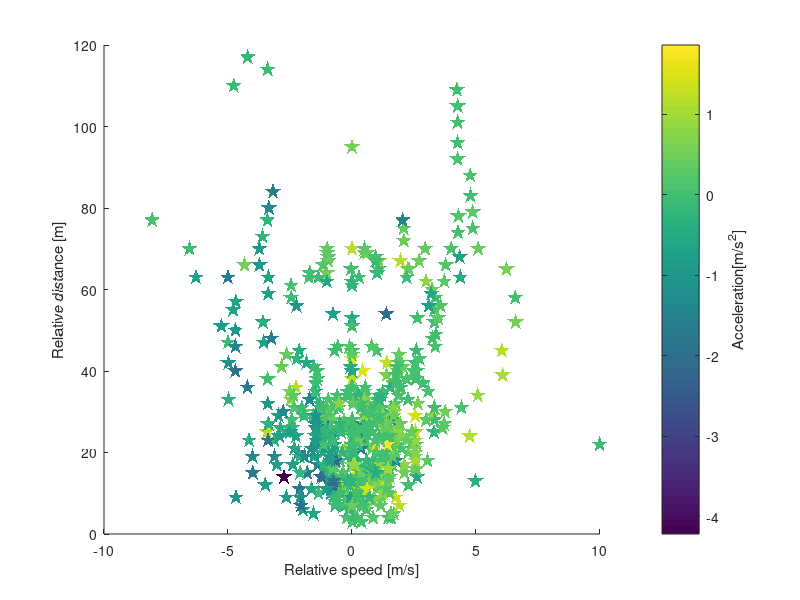
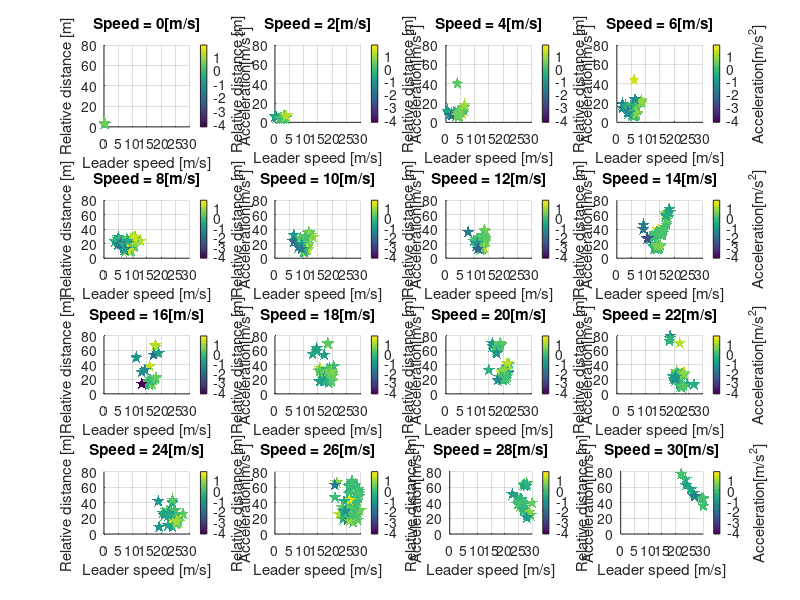

Source code (MATLAB) for these figures, in order: (Note: this script raises an error after producing the figures.)
%% write a script that shows a heat map of the FS and human driving data and IDM...

clear all
clc

%% load human driving data

load("2020-07-08-15-15-54_2T3MWRFVXLW056972_CAN_Messages.mat")
valid_accel = accelx;
valid_relative_dist = lead_distance;
valid_relative_spd = relative_vel;
valid_relative_spd(lead_distance>120) = nan;
valid_speed = speed/3.6;

lead_distance(lead_distance>120) = nan;

%% overlay data with different deceleraito range
time_aligned = Time-Time(1);
time_enter = 430;
time_exit = 1301;

[~,highway_s_I] = min(abs(time_aligned-time_enter));
[~,highway_e_I] = min(abs(time_aligned-time_exit));

accelx_highway = accelx(highway_s_I:highway_e_I);
highway_rel_speed = relative_vel(highway_s_I:highway_e_I);
highway_lead_dist = lead_distance(highway_s_I:highway_e_I);
speed_highway = valid_speed(highway_s_I:highway_e_I);

%%
figure()
scatter(highway_rel_speed,highway_lead_dist,160,accelx_highway,...
        'p','filled','MarkerFaceAlpha',1.0,'MarkerEdgeAlpha',1.0);

xlabel('Relative speed [m/s]')
ylabel('Relative distance [m]')
cm = get(gca,'Colormap');
color_bar_handle = colorbar
ylabel(color_bar_handle, 'Acceleration[m/s^2]')

top = max(accelx_highway);
bottom = min(accelx_highway);

%% plot human driving data at different speed 
v_AV_grid = 0:2:30;

temp_c = accelx_highway;
c = exp(temp_c)./(1+exp(temp_c))-0.5;   %enhance constrast
c = temp_c;

fig_handle1 = figure();
% colormap(fig_handle1,cm)
% colormap(fig_handle1,brewermap([],'RdYlGn'))  %RdYlGn
hold on
for AV_speed_index = 1:1:length(v_AV_grid)
    %extract field test data around this speed
    speed_lower_bound = v_AV_grid(AV_speed_index)-1;
    speed_upper_bound = v_AV_grid(AV_speed_index)+1;
    accel_pt_temp = accelx_highway(speed_lower_bound<=speed_highway&speed_highway<speed_upper_bound);
    color_pt_temp = c(speed_lower_bound<=speed_highway&speed_highway<speed_upper_bound);
    relative_dist_pt_temp = highway_lead_dist(speed_lower_bound<=speed_highway&speed_highway<speed_upper_bound);
    relative_spd_pt_temp = highway_rel_speed(speed_lower_bound<=speed_highway&speed_highway<speed_upper_bound);
    speed_pt_temp = speed_highway(speed_lower_bound<=speed_highway&speed_highway<speed_upper_bound);
    
    temp_v_AV = v_AV_grid(AV_speed_index);
    subplot(4,4,AV_speed_index)
    
    title(['Speed = ',num2str(temp_v_AV),'[m/s]'])
    hold on
    scatter(relative_spd_pt_temp +temp_v_AV,relative_dist_pt_temp,100,accel_pt_temp,...
        'p','filled','MarkerFaceAlpha',1.0,'MarkerEdgeAlpha',1.0);

    xlabel('Leader speed [m/s]')
    ylabel('Relative distance [m]')
    set(gca,'FontSize',10)
    grid on
    xlim([0 30])
    ylim([0 80])
    
    caxis manual
    caxis([bottom top]);
    color_bar_handle = colorbar
    ylabel(color_bar_handle, 'Acceleration[m/s^2]')
end
set(gcf, 'Color', 'w');


%% heatmap of the modified FollowerStopper

uMin = -3;
uMax = 1.5;
r = 30;

v_lead_grid = 0:1:30;
rel_dist_grid = 0:1:80;

v_AV_grid = 0:2:30;

[XX,YY] = meshgrid(v_lead_grid,rel_dist_grid);

fig_handle2 = figure();

for AV_speed_index = 1:1:length(v_AV_grid)

    temp_v_AV = v_AV_grid(AV_speed_index);
    v_AV = temp_v_AV*ones(size(XX,1),size(XX,2));
    
    d_rel = YY;
    v_rel = XX-v_AV;
    
    accel_value = dyn_modified_follower_stopper(d_rel,v_rel,v_AV,uMin,uMax,r);
    subplot(4,4,AV_speed_index)
    
    title(['Speed = ',num2str(temp_v_AV),'[m/s]'])
    hold on
    contourf(XX,YY,accel_value)
    xlabel('Leader speed [m/s]')
    ylabel('Relative distance [m]')
    set(gca,'FontSize',10)
    caxis manual
    caxis([bottom top]);
    
    xlim([0 30]);
    ylim([0 80]);
    color_bar_handle = colorbar
    ylabel(color_bar_handle, 'Acceleration[m/s^2]')

%     pause
end
cm2 = get(gca,'Colormap');
colormap(fig_handle2,cm)
set(gcf, 'Color', 'w');
% colormap(fig_handle,brewermap([],'RdYlGn'))  %RdYlGn
%% heatmap of the FollowerStopper
fig_handle3 = figure();
for AV_speed_index = 1:1:length(v_AV_grid)

    temp_v_AV = v_AV_grid(AV_speed_index);
    v_AV = temp_v_AV*ones(size(XX,1),size(XX,2));
    
    d_rel = YY;
    v_rel = XX-v_AV;
    
    accel_value = dyn_follower_stopper(d_rel,v_rel,v_AV,uMin,uMax,r);
    
    subplot(4,4,AV_speed_index)
    title(['Speed = ',num2str(temp_v_AV),'[m/s]'])
    hold on
    contourf(XX,YY,accel_value)
    xlabel('Leader speed [m/s]')
    ylabel('Relative distance [m]')
    set(gca,'FontSize',10)
    caxis manual
    caxis([bottom top]);
    color_bar_handle = colorbar
    ylabel(color_bar_handle, 'Acceleration[m/s^2]')
    xlim([0 30]);
    ylim([0 80]);
%     pause
end
colormap(fig_handle3,cm)
set(gcf, 'Color', 'w');

%% load driving data 03052020
load('../../circleData/2020-07-28-17-56-48-879520_2020_03_05_relative_distance_relative_speed_Data.mat');
load('../../circleData/2020-07-28-17-40-56-648843_2020_03_05_Acceleration_Speed_Data.mat');

%%
time1 = speed_accel(:,1);
% speed = speed_accel(:,2);
% accel = speed_accel(:,3);

time2 = relative_distance_relative_speed(:,1);
% relative_distance = relative_distance_relative_speed(:,2);
% relative_speed = relative_distance_relative_speed(:,3);

[B,I] = sort(time1); 
time1 = B;
speed = speed_accel(I,2);
accel = speed_accel(I,3);

[B,I] = sort(time2); 
time2 = B;
relative_distance = relative_distance_relative_speed(I,2);
relative_speed = relative_distance_relative_speed(I,3);
%% resample speed and accel
speed = interp1(time1,speed,time2,'nearest');
accel = interp1(time1,accel,time2,'nearest');    

%estimate speed of the lead vehicle.
speed_lead  = speed + relative_speed;
relative_dist_data0 = relative_distance(speed_lead>0 & relative_distance<100);
relative_spd_data0 = relative_speed(speed_lead>0 & relative_distance<100);
speed_data0 = speed(speed_lead>0& relative_distance<100);
accel_data0 = accel(speed_lead>0 & relative_distance<100);

time_headway_data1 = relative_dist_data0./speed_data0;
time_headway_data1 = time_headway_data1(speed_data0>1);

edges = [0:0.2:2.5];
hist(time_headway_data1,edges)

figure()
plot(time2,speed)

figure()
plot(time2,accel)


relative_dist_data0 = [relative_dist_data0;highway_lead_dist'];
relative_spd_data0 = [relative_spd_data0;highway_rel_speed'];
speed_data0 = [speed_data0;speed_highway'];
accel_data0 = [accel_data0;accelx_highway'];



%% get zero acceleration data points ( accel -0.1~0.1)  

relative_dist_data1 = relative_dist_data0(accel_data0> 0.5  | accel_data0<-0.5 );
relative_spd_data1 = relative_spd_data0(accel_data0> 0.5  | accel_data0< -0.5 );
speed_data1 = speed_data0(accel_data0> 0.5 | accel_data0<-0.5 );
accel_data1 = accel_data0(accel_data0> 0.5 | accel_data0<-0.5 );
%% plot human driving data at different speed 
v_AV_grid = 0:2:30;

temp_c = accel_data0;
c = exp(temp_c)./(1+exp(temp_c))-0.5;   %enhance constrast
c = temp_c;

fig_handle6 = figure();
% colormap(fig_handle1,cm)
% colormap(fig_handle1,brewermap([],'RdYlGn'))  %RdYlGn
hold on
for AV_speed_index = 1:1:length(v_AV_grid)
    %extract field test data around this speed
    speed_lower_bound = v_AV_grid(AV_speed_index)-1;
    speed_upper_bound = v_AV_grid(AV_speed_index)+1;
    accel_pt_temp = accel_data0(speed_lower_bound<=speed_data0&speed_data0<speed_upper_bound);
    color_pt_temp = c(speed_lower_bound<=speed_data0&speed_data0<speed_upper_bound);
    relative_dist_pt_temp = relative_dist_data0(speed_lower_bound<=speed_data0&speed_data0<speed_upper_bound);
    relative_spd_pt_temp = relative_spd_data0(speed_lower_bound<=speed_data0&speed_data0<speed_upper_bound);
    speed_pt_temp = speed_data0(speed_lower_bound<=speed_data0&speed_data0<speed_upper_bound);
    
    temp_v_AV = v_AV_grid(AV_speed_index);
    subplot(4,4,AV_speed_index)
    
    title(['Speed = ',num2str(temp_v_AV),'[m/s]'])
    hold on
    scatter(relative_spd_pt_temp +temp_v_AV,relative_dist_pt_temp,100,accel_pt_temp,...
        'p','filled','MarkerFaceAlpha',1.0,'MarkerEdgeAlpha',1.0);

    xlabel('Leader speed [m/s]')
    ylabel('Relative distance [m]')
    set(gca,'FontSize',10)
    grid on
    xlim([0 30])
    ylim([0 80])
    
    caxis manual
    caxis([bottom top]);
    color_bar_handle = colorbar
    ylabel(color_bar_handle, 'Acceleration[m/s^2]')
    
end
set(gcf, 'Color', 'w');

%% modified FollowerStopper and human driving data

uMin = -3;
uMax = 1.5;
r = 30;

v_lead_grid = 0:1:30;
rel_dist_grid = 0:1:80;

v_AV_grid = 0:2:30;

[XX,YY] = meshgrid(v_lead_grid,rel_dist_grid);

fig_handle2 = figure(8);

for AV_speed_index = 1:1:length(v_AV_grid)

    %extract field test data around this speed
    speed_lower_bound = v_AV_grid(AV_speed_index)-1;
    speed_upper_bound = v_AV_grid(AV_speed_index)+1;
    accel_pt_temp = accel_data1(speed_lower_bound<=speed_data1&speed_data1<speed_upper_bound & accel_data1<0);
    color_pt_temp = c(speed_lower_bound<=speed_data1&speed_data1<speed_upper_bound& accel_data1<0);
    relative_dist_pt_temp = relative_dist_data1(speed_lower_bound<=speed_data1&speed_data1<speed_upper_bound& accel_data1<0);
    relative_spd_pt_temp = relative_spd_data1(speed_lower_bound<=speed_data1&speed_data1<speed_upper_bound& accel_data1<0);
    speed_pt_temp = speed_data1(speed_lower_bound<=speed_data1&speed_data1<speed_upper_bound& accel_data1<0);
    
    temp_v_AV = v_AV_grid(AV_speed_index);
    v_AV = temp_v_AV*ones(size(XX,1),size(XX,2));
    
    d_rel = YY;
    v_rel = XX-v_AV;
    
    accel_value = dyn_modified_follower_stopper(d_rel,v_rel,v_AV,uMin,uMax,r);
    subplot(4,4,AV_speed_index)
    
    title(['Speed = ',num2str(temp_v_AV),'[m/s]'])
    hold on
    contourf(XX,YY,accel_value)
    
    scatter(relative_spd_pt_temp +temp_v_AV,relative_dist_pt_temp,100,accel_pt_temp,...
        'p','filled','MarkerFaceAlpha',1.0,'MarkerEdgeAlpha',1.0);
    xlabel('Leader speed [m/s]')
    ylabel('Relative distance [m]')
    
    caxis manual
    caxis([bottom top]);
    color_bar_handle = colorbar
    ylabel(color_bar_handle, 'Acceleration[m/s^2]')
    xlim([0 30])
    ylim([0 80])
    set(gca,'FontSize',10)
%     pause
end

set(gcf, 'Color', 'w');

fig_handle2.Position = [1 41 1920 963]
export_fig modified_FollowerStopper_with_human_driving_negative_accel -eps

%% modified FollowerStopper and human driving data

uMin = -3;
uMax = 1.5;
r = 30;

v_lead_grid = 0:1:30;
rel_dist_grid = 0:1:80;

v_AV_grid = 0:2:30;

[XX,YY] = meshgrid(v_lead_grid,rel_dist_grid);

fig_handle2 = figure(9);

for AV_speed_index = 1:1:length(v_AV_grid)

    %extract field test data around this speed
    speed_lower_bound = v_AV_grid(AV_speed_index)-1;
    speed_upper_bound = v_AV_grid(AV_speed_index)+1;
    accel_pt_temp = accel_data1(speed_lower_bound<=speed_data1&speed_data1<speed_upper_bound & accel_data1>0);
    color_pt_temp = c(speed_lower_bound<=speed_data1&speed_data1<speed_upper_bound& accel_data1>0);
    relative_dist_pt_temp = relative_dist_data1(speed_lower_bound<=speed_data1&speed_data1<speed_upper_bound& accel_data1>0);
    relative_spd_pt_temp = relative_spd_data1(speed_lower_bound<=speed_data1&speed_data1<speed_upper_bound& accel_data1>0);
    speed_pt_temp = speed_data1(speed_lower_bound<=speed_data1&speed_data1<speed_upper_bound& accel_data1>0);
    
    temp_v_AV = v_AV_grid(AV_speed_index);
    v_AV = temp_v_AV*ones(size(XX,1),size(XX,2));
    
    d_rel = YY;
    v_rel = XX-v_AV;
    
    accel_value = dyn_modified_follower_stopper(d_rel,v_rel,v_AV,uMin,uMax,r);
    subplot(4,4,AV_speed_index)
    
    title(['Speed = ',num2str(temp_v_AV),'[m/s]'])
    hold on
    contourf(XX,YY,accel_value)
    
    scatter(relative_spd_pt_temp +temp_v_AV,relative_dist_pt_temp,100,accel_pt_temp,...
        'p','filled','MarkerFaceAlpha',1.0,'MarkerEdgeAlpha',1.0);
    xlabel('Leader speed [m/s]')
    ylabel('Relative distance [m]')
    
    caxis manual
    caxis([bottom top]);
    color_bar_handle = colorbar
    ylabel(color_bar_handle, 'Acceleration[m/s^2]')
    xlim([0 30])
    ylim([0 80])
    set(gca,'FontSize',10)
%     pause
end
set(gcf, 'Color', 'w');

fig_handle2.Position = [1 41 1920 963]
export_fig modified_FollowerStopper_with_human_driving_positive_accel -eps

%% FollowerStopper and human driving data

figure(10)
for AV_speed_index = 1:1:length(v_AV_grid)

            %extract field test data around this speed
    speed_lower_bound = v_AV_grid(AV_speed_index)-1;
    speed_upper_bound = v_AV_grid(AV_speed_index)+1;
    accel_pt_temp = accel_data1(speed_lower_bound<=speed_data1&speed_data1<speed_upper_bound & accel_data1>0);
    color_pt_temp = c(speed_lower_bound<=speed_data1&speed_data1<speed_upper_bound& accel_data1>0);
    relative_dist_pt_temp = relative_dist_data1(speed_lower_bound<=speed_data1&speed_data1<speed_upper_bound& accel_data1>0);
    relative_spd_pt_temp = relative_spd_data1(speed_lower_bound<=speed_data1&speed_data1<speed_upper_bound& accel_data1>0);
    speed_pt_temp = speed_data1(speed_lower_bound<=speed_data1&speed_data1<speed_upper_bound& accel_data1>0);
    
    
    temp_v_AV = v_AV_grid(AV_speed_index);
    v_AV = temp_v_AV*ones(size(XX,1),size(XX,2));
    
    d_rel = YY;
    v_rel = XX-v_AV;
    
    accel_value = dyn_follower_stopper(d_rel,v_rel,v_AV,uMin,uMax,r);
    
    subplot(4,4,AV_speed_index)
    title(['Speed = ',num2str(temp_v_AV),'[m/s]'])
    hold on
    contourf(XX,YY,accel_value)
    scatter(relative_spd_pt_temp +temp_v_AV,relative_dist_pt_temp,100,accel_pt_temp,...
        'p','filled','MarkerFaceAlpha',1.0,'MarkerEdgeAlpha',1.0);
    xlabel('Leader speed [m/s]')
    ylabel('Relative distance [m]')
    
    caxis manual
    caxis([bottom top]);
    color_bar_handle = colorbar
    ylabel(color_bar_handle, 'Acceleration[m/s^2]')
    xlim([0 30])
    ylim([0 80])
    set(gca,'FontSize',10)
%     pause
end
set(gcf, 'Color', 'w');
fig_handle = gcf
fig_handle.Position = [1 41 1920 963]
export_fig FollowerStopper_with_human_driving_positive_accel -eps

figure(11)
for AV_speed_index = 1:1:length(v_AV_grid)

            %extract field test data around this speed
    speed_lower_bound = v_AV_grid(AV_speed_index)-1;
    speed_upper_bound = v_AV_grid(AV_speed_index)+1;
    accel_pt_temp = accel_data1(speed_lower_bound<=speed_data1&speed_data1<speed_upper_bound & accel_data1<0);
    color_pt_temp = c(speed_lower_bound<=speed_data1&speed_data1<speed_upper_bound& accel_data1<0);
    relative_dist_pt_temp = relative_dist_data1(speed_lower_bound<=speed_data1&speed_data1<speed_upper_bound& accel_data1<0);
    relative_spd_pt_temp = relative_spd_data1(speed_lower_bound<=speed_data1&speed_data1<speed_upper_bound& accel_data1<0);
    speed_pt_temp = speed_data1(speed_lower_bound<=speed_data1&speed_data1<speed_upper_bound& accel_data1<0);
    
    
    temp_v_AV = v_AV_grid(AV_speed_index);
    v_AV = temp_v_AV*ones(size(XX,1),size(XX,2));
    
    d_rel = YY;
    v_rel = XX-v_AV;
    
    accel_value = dyn_follower_stopper(d_rel,v_rel,v_AV,uMin,uMax,r);
    
    subplot(4,4,AV_speed_index)
    title(['Speed = ',num2str(temp_v_AV),'[m/s]'])
    hold on
    contourf(XX,YY,accel_value)
    scatter(relative_spd_pt_temp +temp_v_AV,relative_dist_pt_temp,100,accel_pt_temp,...
        'p','filled','MarkerFaceAlpha',1.0,'MarkerEdgeAlpha',1.0);
    xlabel('Leader speed [m/s]')
    ylabel('Relative distance [m]')
    
    caxis manual
    caxis([bottom top]);
    color_bar_handle = colorbar
    ylabel(color_bar_handle, 'Acceleration[m/s^2]')
    xlim([0 30])
    ylim([0 80])
    set(gca,'FontSize',10)
%     pause
end
set(gcf, 'Color', 'w');
fig_handle = gcf
fig_handle.Position = [1 41 1920 963]
export_fig FollowerStopper_with_human_driving_negative_accel -eps


%% Compute the loss of the modified FollowerStopper and the FollowerStopper

d_rel_data = relative_dist_data0;
v_rel_data = relative_spd_data0;
v_AV_data = speed_data0;

accel_value_mFS = dyn_modified_follower_stopper(d_rel_data,v_rel_data,v_AV_data,uMin,uMax,r);
square_error_loss_mFS = norm(accel_data0 - accel_value_mFS);

reward_function_mFS = accel_data0.*accel_value_mFS;

reward_function_mFS(reward_function_mFS>1) = 1;
reward_function_mFS(reward_function_mFS<0) = 0;

sum(reward_function_mFS)

accel_value_FS = dyn_follower_stopper(d_rel_data,v_rel_data,v_AV_data,uMin,uMax,r);
square_error_loss_FS = norm(accel_data0 - accel_value_FS);

reward_function_FS = accel_data0.*accel_value_FS;

reward_function_FS(reward_function_FS>1) = 1;
reward_function_FS(reward_function_FS<0) = 0;

sum(reward_function_FS)

figure()
plot(accel_value_mFS)
hold on
plot(accel_value_FS)
plot(accel_data0)

figure()
subplot(3,1,1)
hist(accel_data0,-3:0.1:1.5)

subplot(3,1,2)
hist(accel_value_mFS)

subplot(3,1,3)
hist(accel_value_FS)


